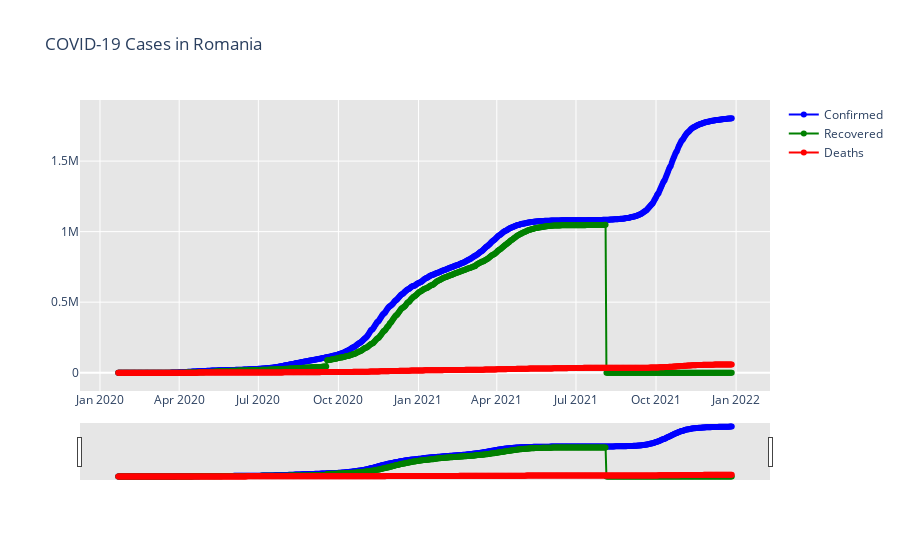

Here is the notebook cell this chart was saved with:
### Markdown cell above
### Romania

### Code cell
fig = go.Figure()
fig.add_trace(go.Scatter(x=ts_ROU.index.date,
                         y=ts_ROU["Confirmed"],
                         mode="lines+markers",
                         line_color="blue",
                         name="Confirmed"))

fig.add_trace(go.Scatter(x=ts_ROU.index.date,
                         y=ts_ROU["Recovered"],
                         mode="lines+markers",
                         line_color="green",
                         name="Recovered"))

fig.add_trace(go.Scatter(x=ts_ROU.index.date,
                         y=ts_ROU["Deaths"],
                         mode="lines+markers",
                         line_color="red",
                         name="Deaths"))

fig.update_layout(title_text="COVID-19 Cases in Romania", plot_bgcolor='rgb(230,230,230)')
fig.update_xaxes(rangeslider_visible=True)
fig.show()

### Figure 1 — Plotly figure (JSON) as saved in the notebook; plotly's stock layout.template omitted (floating-point values rounded to 4 significant figures; data arrays with more than 128 entries replaced by an {"elided": "..."} marker saying what was removed)
{"data": [{"line": {"color": "blue"}, "mode": "lines+markers", "name": "Confirmed", "type": "scatter", "x": {"elided": "706 str values"}, "y": {"elided": "706 int values"}}, {"line": {"color": "green"}, "mode": "lines+markers", "name": "Recovered", "type": "scatter", "x": {"elided": "706 str values"}, "y": {"elided": "706 int values"}}, {"line": {"color": "red"}, "mode": "lines+markers", "name": "Deaths", "type": "scatter", "x": {"elided": "706 str values"}, "y": {"elided": "706 int values"}}], "layout": {"plot_bgcolor": "rgb(230,230,230)", "title": {"text": "COVID-19 Cases in Romania"}, "xaxis": {"rangeslider": {"visible": true}}}}
